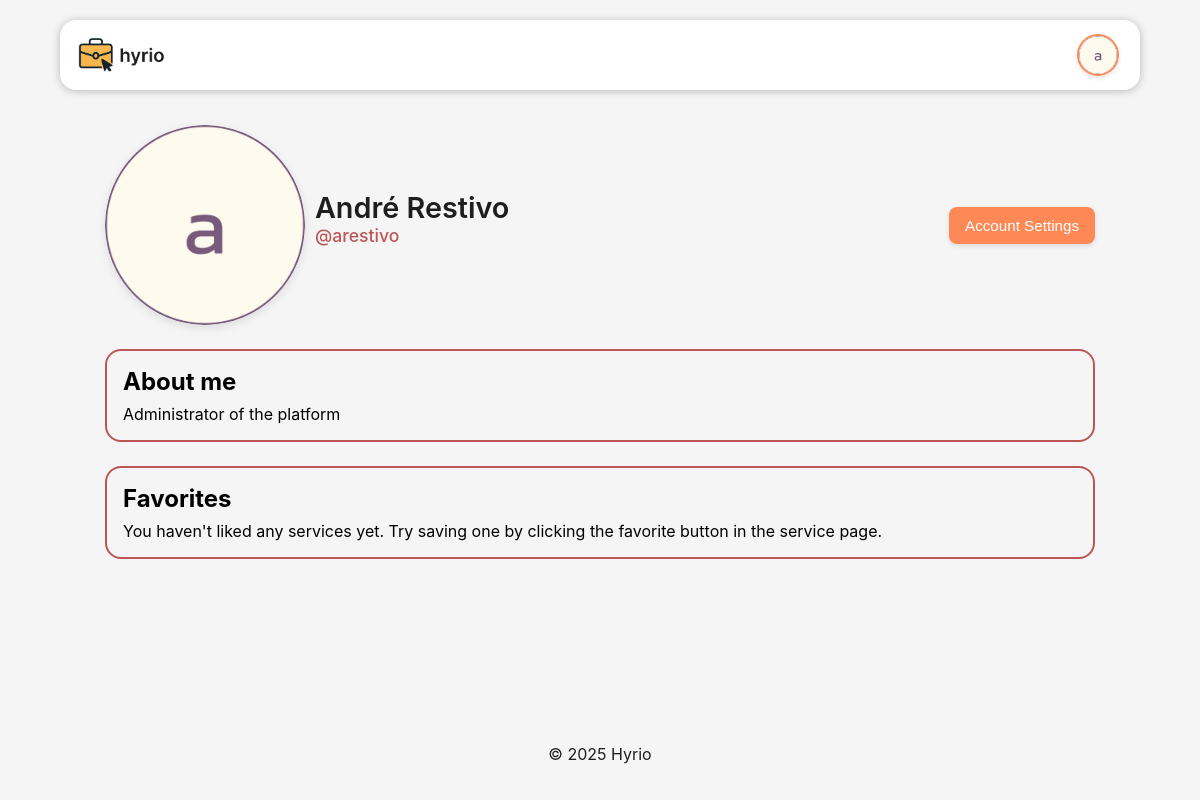
The app's page /pages/profile.php?username=arestivo (signed in) with its own data.
### tables this page shows
CREATE TABLE users (
  id INTEGER PRIMARY KEY,
  name VARCHAR(255) NOT NULL,
  username VARCHAR(255) NOT NULL UNIQUE,
  password TEXT NOT NULL,  -- Use bcrypt for hashing
  email VARCHAR(255) NOT NULL UNIQUE,
  role VARCHAR(50) NOT NULL CHECK (role IN ('user', 'freelancer', 'admin')),
  profile_pic TEXT NOT NULL,
  bio TEXT
);

### includes/auth.php (called while the page is built, shortened)
<?php
class Auth
{
    private static ?Auth $instance = null;
    public static function getInstance(): Auth
    {
        if (self::$instance === null) {
            self::$instance = new Auth();
        }
        return self::$instance;
    }
    public function getUser()
    {
        return $_SESSION['user'] ?? null;
    }
}

### database/classes/user.php (called while the page is built, shortened)
<?php
class User
{
    private int $id;
    private string $name;
    private string $username;
    private string $profilePic;
    private string $bio;
    public function __construct(int $id, string $name, string $username, string $email, string $role, string $profilePic, string $bio)
    {
        $this->id = $id;
        $this->name = $name;
        $this->username = $username;
        $this->profilePic = $profilePic;
        $this->bio = $bio;
    }
    public static function getUserByUsername(string $username): ?User
    {
        try {
            $db = Database::getInstance();
            $stmt = $db->prepare('SELECT * FROM users WHERE username = ?');
            $stmt->execute([$username]);
            $user = $stmt->fetch();
            if ($user) {
                return new User($user['id'], $user['name'], $user['username'], $user['email'], $user['role'], $user['profile_pic'], $user['bio']);
            }
            return null;
        } catch (PDOException $e) {
            return null;
        }
    }
    public function getId(): int
    {
        return $this->id;
    }
    public function getName(): string
    {
        return $this->name;
    }
    public function getUsername(): string
    {
        return $this->username;
    }
    public function getProfilePic(): string
    {
        return '/' . $this->profilePic;
    }
    public function getBio(): string
    {
        return $this->bio;
    }
}

### pages/profile.php (the view, shortened to what this page needs)
<?php
require_once(__DIR__ . '/../includes/common.php');
require_once(__DIR__ . '/../database/classes/user.php');
require_once(__DIR__ . '/../components/button/button.php');
require_once(__DIR__ . '/../includes/auth.php');
$user = User::getUserByUsername((string)$_GET['username']);
$loggedInUser = Auth::getInstance()->getUser();
echo '<link rel="stylesheet" href="/css/profile.css">';
drawHeader();
if ($loggedInUser && $loggedInUser['id'] === $user->getId()) {
    require_once(__DIR__ . '/../overlays/account_settings.php');
}
?>
<main class="profile-container">
    <article class="profile">
        <header class="profile-header">
            <?php
            echo '<img src="' . htmlspecialchars($user->getProfilePic()) . '" alt="Profile Picture" class="profile-picture">';
            echo '<h1>' . htmlspecialchars($user->getName()) . '</h1>';
            echo '<p class="profile-username">@' . htmlspecialchars($user->getUsername()) . '</p>';
            if ($loggedInUser && $loggedInUser['id'] === $user->getId()) {
                echo '<div class="profile-actions">';
                echo '<span>Account Settings</span>';
                echo '</div>';
            }
            ?>
        </header>
        <section>
            <h2>About me</h2>
            <?php
            if ($user->getBio() === '') {
                echo '<p>This user has not set a bio yet.</p>';
            } else {
                echo '<p>' . htmlspecialchars($user->getBio()) . '</p>';
            }
            ?>
        </section>
        <?php
        if ($loggedInUser && $loggedInUser['id'] === $user->getId()) {
            echo '<section>';
            echo '<h2>Favorites</h2>';
            echo '<p>You haven\'t liked any services yet. Try saving one by clicking the favorite button in the service page.</p>';
            echo '</section>';
        }
        ?>
    </article>
</main>

### components/navbar/navbar.php (shortened to what this page needs)
<?php
class Navbar
{
  private static $cssIncluded = false;
  public static function includeCSS()
  {
    if (!self::$cssIncluded) {
      echo '<link rel="stylesheet" href="/components/navbar/css/navbar.css">';
      self::$cssIncluded = true;
    }
  }
  public static function render(?int $selectedCategoryId = null)
  {
    self::includeCSS();
    require_once(__DIR__ . '/../button/button.php');
    require_once(__DIR__ . '/../../includes/auth.php');
    ?>
    <header id="menu-header">
      <div class="nav-left">
        <a href="/">
          <img src="/assets/logo.png" alt="Logo">
        </a>
      </div>
      <div class="nav-right">
        <?php
        $user = Auth::getInstance()->getUser();
        if ($user) {
          $profilePic = isset($user['profile_pic']) ? $user['profile_pic'] : 'database/assets/userProfilePic.jpg';
          $profileDropdownId = 'profile_' . uniqid();
          echo '<div class="profile-dropdown">';
          echo '<label for="' . $profileDropdownId . '" class="profile-dropdown-btn">';
          echo '<div class="user-profile">';
          echo '<img src="/' . htmlspecialchars($profilePic) . '" alt="Profile Picture" class="profile-pic" title="' . htmlspecialchars($user['name']) . '">';
          echo '</div>';
          echo '</label>';
          echo '</div>';
        } else {
          Button::start(['variant' => 'primary', 'onClick' => "window.location.href='/pages/login.php'"]);
          echo '<span>Login</span>';
          Button::end();
        }
        ?>
      </div>
    </header>
    <?php
  }
}
?>

### css/style.css (style rules this page uses)
:root { --text: #1e1e1e; --background: whitesmoke; --primary: #fe8856; --secondary: #bd5656; --accent: #944c4c; --shadow: rgba(0, 0, 0, 0.25); background: var(--background); font-family: 'Inter', sans-serif; }
html, body { height: 100%; margin: 0; padding: 0; }
body { display: flex; flex-direction: column; min-height: 100vh; }
main { width: 85%; margin: 0 auto; padding: 15px; box-sizing: border-box; overflow-x: hidden; flex: 1 0 auto; }

### css/profile.css (style rules this page uses)
.profile-header { display: grid; grid-template-columns: auto 1fr auto; grid-template-rows: 1fr 1fr; column-gap: 1%; }
.profile-picture { width: 200px; border-radius: 50%; box-shadow: 0 3px 10px rgba(0, 0, 0, 0.1); transition: transform 0.3s ease; grid-column: 1; grid-row: 1 / span 2; }
.profile-header h1 { margin: 0; font-size: 1.8em; font-weight: 600; color: var(--text); grid-column: 2; grid-row: 1; align-self: flex-end; }
.profile-username { color: var(--secondary); font-size: 1.1em; margin: 0; font-weight: 500; grid-column: 2; grid-row: 2; }
.profile-actions { justify-content: center; grid-column: 3; grid-row: 1 / span 2; align-self: center; }
section { border: 2px solid var(--secondary); border-radius: 16px; margin: 24px 0; padding: 16px; }
section h2 { margin: 0 0 8px 0; }
section p { margin: 0; }

### components/navbar/css/navbar.css (style rules this page uses)
#menu-header { width: 90%; background-color: white; color: var(--text); padding: 16px 16px; margin: 20px auto; border-radius: 16px; display: flex; justify-content: space-between; align-items: center; box-shadow: 0 1px 8px 0 var(--shadow); transition: all 0.3s ease-in-out; overflow: visible; height: 70px; box-sizing: border-box; }
#menu-header .nav-left a { display: flex; height: 100%; align-items: center; }
#menu-header img { height: 100%; width: auto; }
.nav-left, .nav-right { display: flex; align-items: center; height: 100%; }
.nav-left { gap: 20px; flex-shrink: 0; }
.nav-right { gap: 15px; }
.user-profile { height: 100%; max-height: 40px; display: flex; align-items: center; margin-right: 5px; }
.profile-pic { width: 32px; height: 32px; border-radius: 50%; object-fit: cover; border: 2px solid var(--primary); box-shadow: 0 2px 5px rgba(0, 0, 0, 0.1); transition: transform 0.2s ease; }
.profile-dropdown { position: relative; display: inline-flex; align-items: center; height: 100%; }
.profile-dropdown-btn { display: flex; align-items: center; height: 100%; cursor: pointer; user-select: none; }

### records on screen
users: profile_pic (picture), name "André Restivo", username "arestivo", bio "Administrator of the platform"
